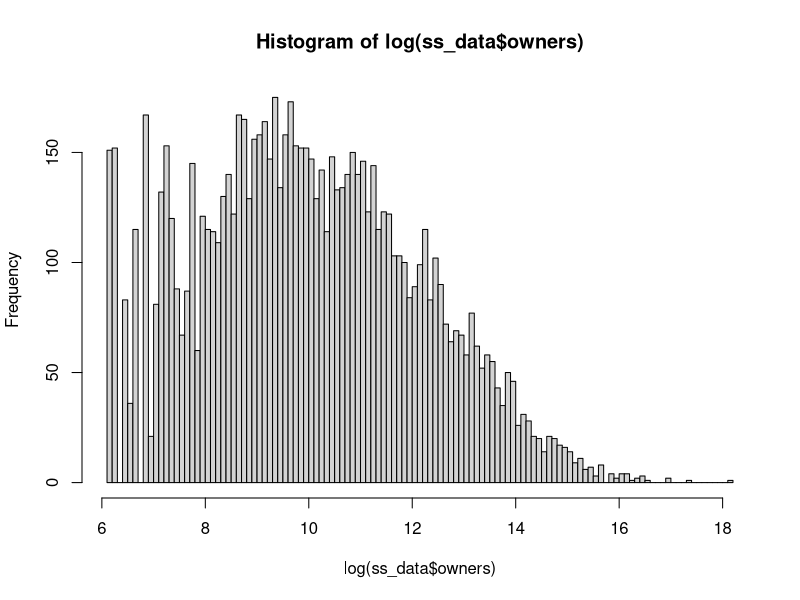
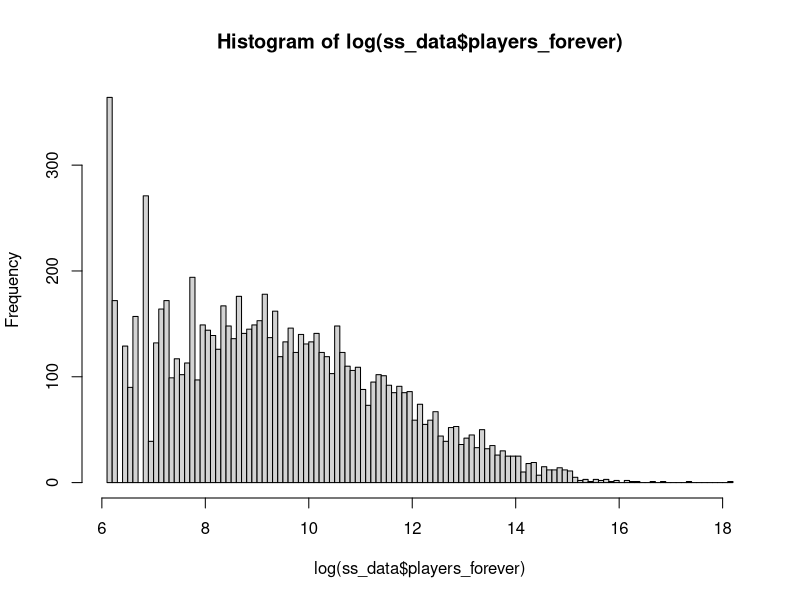
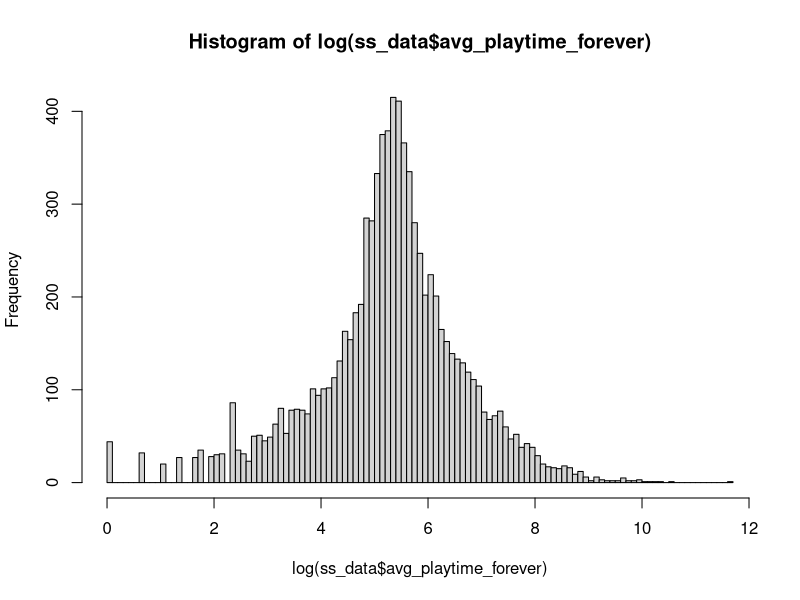
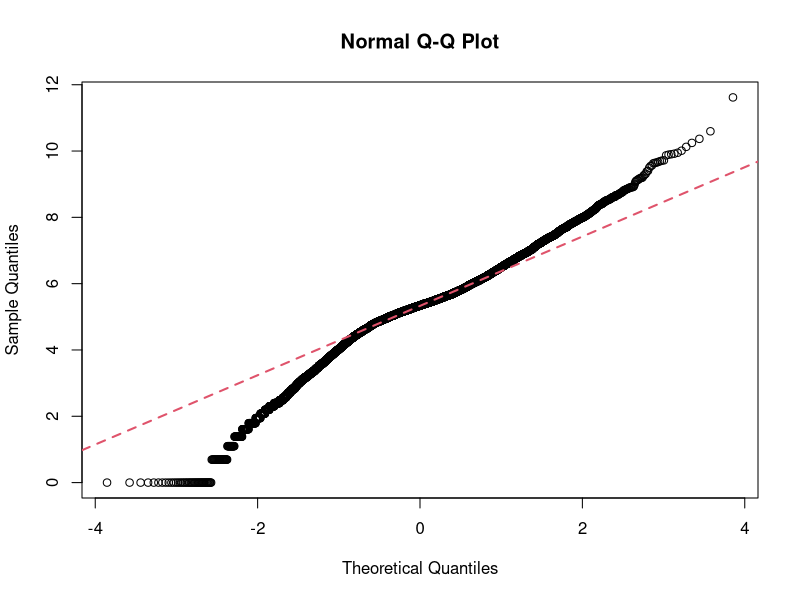
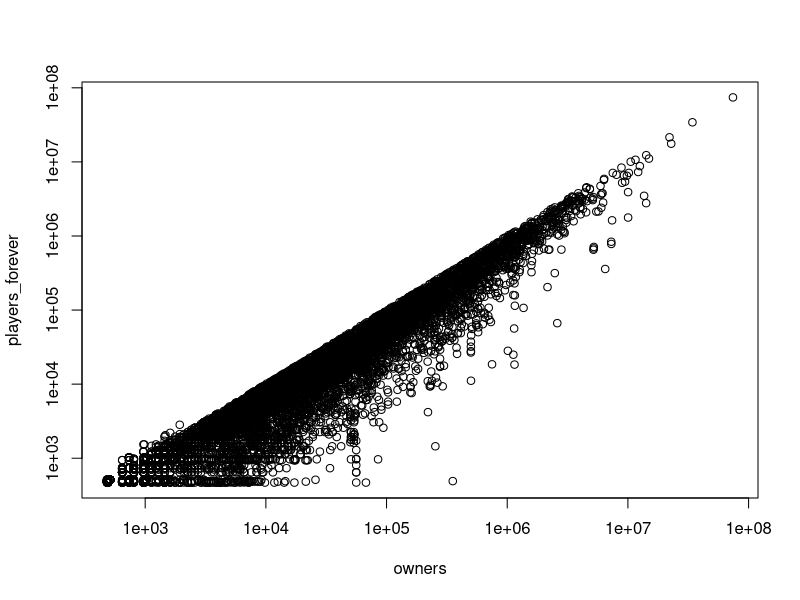
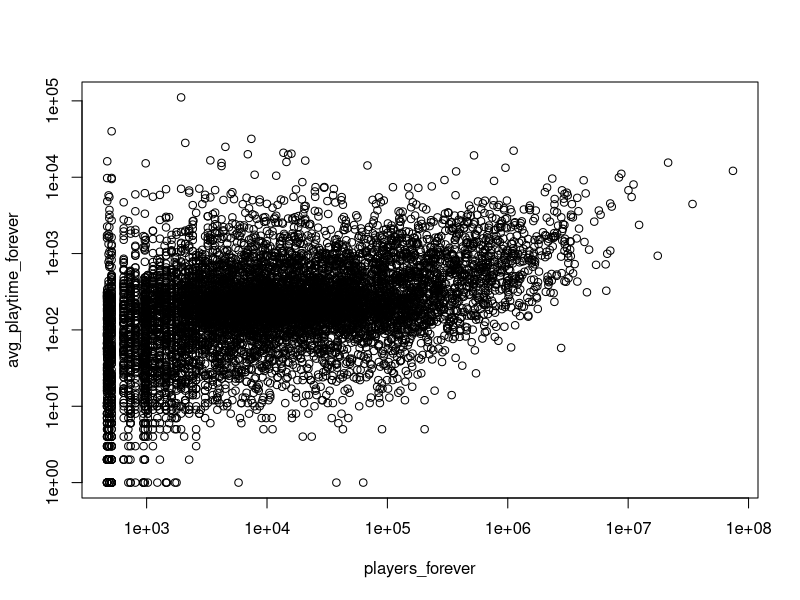
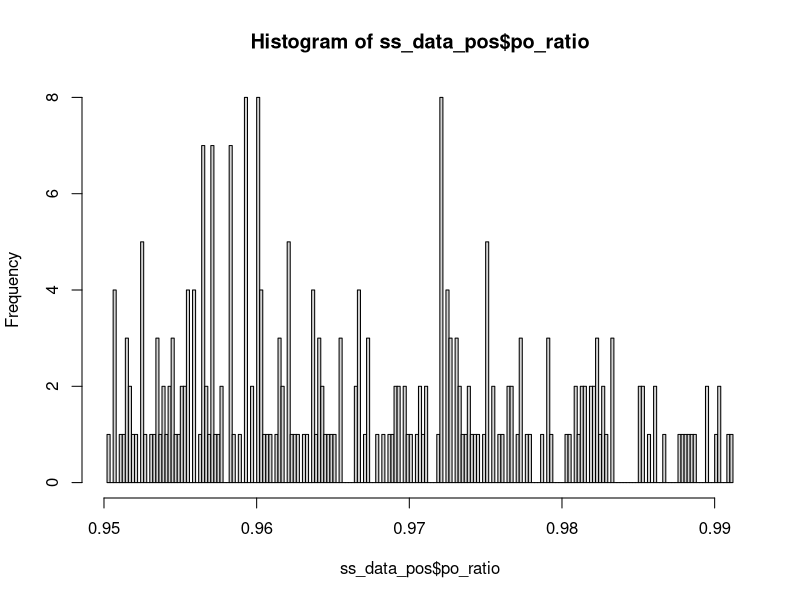
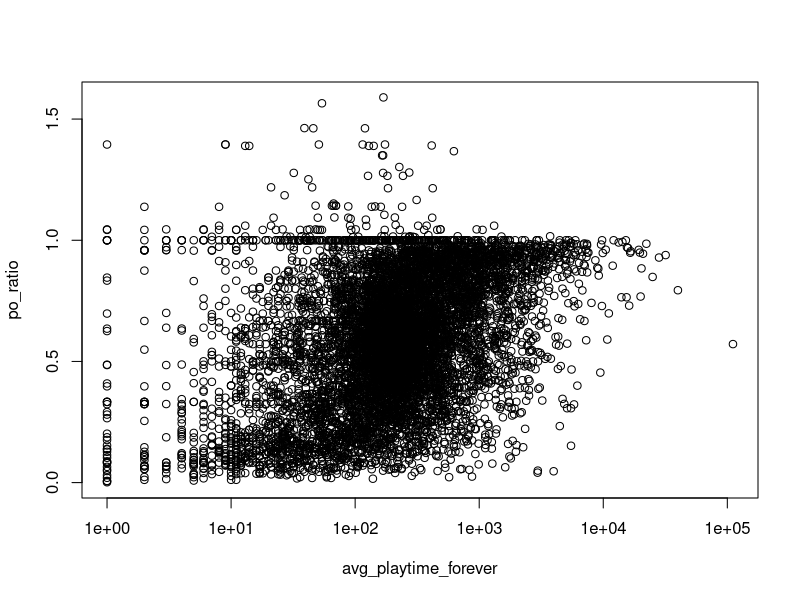

These charts were generated, in order, by the following R code:
# Set working directory to your workspace ...
setwd("/my/workspace/steam-spy-analysis")

# Read data
ss_data = read.csv("output/steamspy_out.csv") 
ss_data


#############
# Article 1 # - Basic stats
#############

# Plot: total ownership of games  -> sharp drop off (example)
# Plot: total ownership of games  -> log(owners) - normal-ish?
# Plot: total playership of games -> log(players) - explain difference 
# Plot: total playtime of games   -> log(playtime) - lovely normal / log normal
# Scatter: owners vs players (log) - explain obv trend; discuss some outliers
# Scatter: players vs playtime (log) - explain core peak + upward tendency

# Histograms
hist(log(ss_data$owners), breaks=100)
hist(log(ss_data$players_forever), breaks=100)
hist(log(ss_data$avg_playtime_forever), breaks=100)   # Beautiful normal distribution!
mean(log(ss_data$owners[ ss_data$owners != 0 ]))

# QQ plot of avg playtime
log_playtime = log(ss_data$avg_playtime_forever)
qqnorm(log_playtime[is.finite(log_playtime)])
qqline(log_playtime[is.finite(log_playtime)], col = 2,lwd=2,lty=2)

# Scatter plots (applying log)
plot(ss_data$owners,
     ss_data$players_forever,
     xlab="owners", 
     ylab="players_forever",
     log = "xy")  

plot(ss_data$players_forever,
     ss_data$avg_playtime_forever,
     xlab="players_forever", 
     ylab="avg_playtime_forever",
     log = "xy")  



# Article 1a - player/owner ratio
# Top PO ratios -> OMSI 2, specialist game
# Plot: PO ratio distribution -> three peaks, three groups?qqP
# Plot: PO ratio vs log(playime) - explain
#   - show frequency distribution
#   - analyse quadrants / outliers (explain one per group)
#   - see if publishers tend to cluster into groups
#   - see if developers tend to cluster into groups
# Plot: PO ratio vs log(playtime) - grouped (???)

ss_data$po_ratio <- ss_data$players_forever / ss_data$owners

ss_data_pos = ss_data[complete.cases(ss_data),]         # Filter out rows with NaN p/o ratio
ss_data_pos = ss_data_pos[ss_data_pos$po_ratio < 1.00,] # Filter out 1.0 and above (noise)
ss_data_pos = ss_data_pos[ss_data_pos$po_ratio > 0.95,] # Focus on top P/O ratio

View(best_po_ratio) # Filter 10k+ owners; sort by owners/playtime/etc

hist(ss_data_pos$po_ratio, breaks=150)

plot(ss_data$avg_playtime_forever,
     ss_data$po_ratio,
     xlab="avg_playtime_forever", 
     ylab="po_ratio",
     log = "x")  



#############
# Article 2 # - top publishers/devs
#############

# Rank publishers by total games
# Rank developers by total games

# Rank publishers by units sold
# Rank developers by units sold

# Calculate average total play time for all publishers
# Calculate average total play time for all developers

# Rank publishers by average total play time
# Rank developers by average total play time
#   - which publishers are the best value for money?
#   - which developers are the best value for money?

# Rank publishers
pub_tab <- as.data.frame(table(ss_data$publisher));
pub_tab_gt2    = pub_tab[pub_tab$Freq > 2, ]
pub_tab_ranked = pub_tab_gt2[order(pub_tab_gt2$Freq, decreasing = TRUE), ]

hist(pub_tab_ranked$Freq, breaks=50)
head(pub_tab_ranked,30)

pub_tab = aggregate(ss_data[,c("owners", "players_forever")], list(Publisher = ss_data$publisher), sum)
pub_tab$count        <- aggregate(ss_data[,c("publisher")], list(Publisher = ss_data$publisher), length)
pub_tab$avg_playtime <- aggregate(ss_data[,c("avg_playtime_forever")], list(Publisher = ss_data$publisher), mean)
#pub_tab$sum_playtime <- aggregate(ss_data[,c("avg_playtime_forever")], list(Publisher = ss_data$publisher), sum)


#############
# Article 3 #
#############

# Plot: average play time vs owners (by publisher / by developer)
#   - which publishers sell well, but for relatively low time played?
#   - which publishers sell poorly, but are played disproportionately?

# Plot: average play time vs owners (by game, group by top 10 pubs / devs)
#   - see if publishers tend to cluster into groups
#   - see if developers tend to cluster into groups



